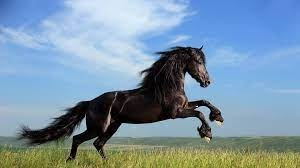
#> input picture chap11-Finding contours/hourse1.jpg, 300 x 168 px
$ jupyter execute --allow-errors 'chap11-Finding Contours of hourses.ipynb'   (shell and % lines are left out)
#> lines starting #> are read from the running program, lines starting #| are printed output that depends on the picture; after the words box and inside, x2 and y2 are one past the last pixel; in counts of white or black regions, pixels touching at a corner belong together; long printed decimals are rounded
[cell 1]
# 讀入影像
# 轉灰階
# 使用threshold_otsu 轉對比
# skimage.measure 的 find_contours

[cell 2]
from skimage import io
wheels = io.imread('hourse1.jpg', as_gray=True)
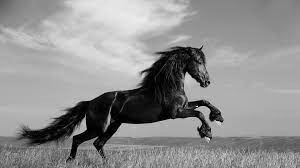
#> wheels: shape (168, 300) float64; min 0, max 0.989, mean 0.565
wheels_rgb = io.imread('hourse1.jpg', as_gray=False)
io.imshow(wheels)

[cell 3]
from skimage.filters import threshold_otsu
import matplotlib.pyplot as plt
thres = threshold_otsu(wheels)
#> thres = 0.385
print('thres', thres)
#| thres 0.3845
wheels_thres = wheels >  thres
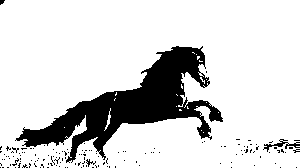
#> wheels_thres: shape (168, 300) bool; 83.7% white; 141 black regions (138 under 20 px), largest, box (x1, y1, x2, y2) and area: (15, 46, 223, 163) 7690, (263, 139, 300, 152) 131, (86, 159, 96, 167) 28
plt.imshow(wheels_thres, cmap='gray')
plt.axis('off')
plt.show()

#> (a cell that did not finish here is left out)

[cell 5]
from skimage.measure import find_contours
contours = find_contours(wheels_thres, level=0.1 )
#> contours = 195 point arrays, longest 1303 points
print(len(contours))
#| 195

[cell 6]
for c in contours:
    print(c.shape)
#> this loop made 195 passes
#| (10, 2)
#| (1303, 2)
#| (7, 2)
#| (5, 2)
#| (5, 2)
#| (15, 2)
#| (13, 2)
#| (7, 2)
#> (further printed lines are left out)

[cell 7]
sorted([c.shape[0] for c in contours], reverse=True)[:10]
#> Out = [1303, 152, 55, 51, 39, 31, 31, 27, 27, 25]

[cell 8]
def show_image_contour(image, contours, lower, upper):
#> called with lower = 1000, upper = 2000
    plt.figure()
    for n, contour in enumerate(contours):
        if upper > contour.shape[0] > lower:
            #print(n)
            plt.plot(contour[:, 1], contour[:, 0], linewidth=2, color='red')
    plt.imshow(image, interpolation='nearest', cmap='gray')
    plt.title('Contours')
    plt.axis('off')
    plt.show()
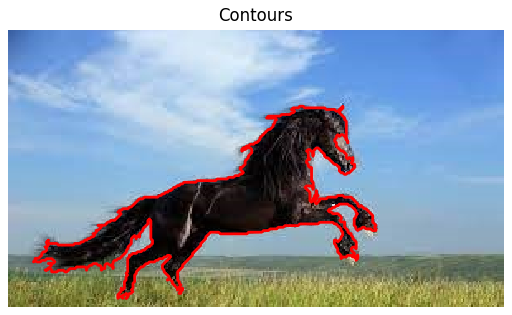
#> figure drawn by matplotlib, 1 panel
